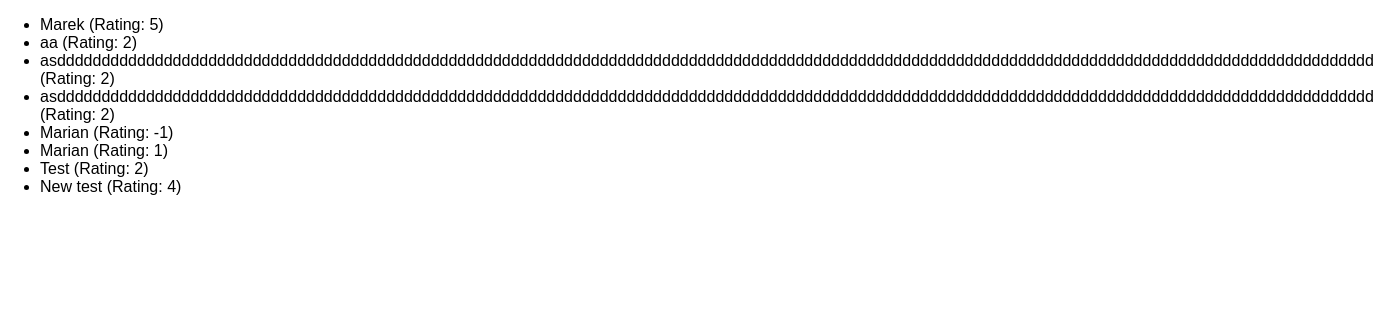
The app's page /reviews/list/ with its own data.
### reviews/models.py (models this page shows)
class Review(models.Model):
    user_name = models.CharField(max_length=150)
    review_text = models.TextField()
    rating = models.IntegerField()

### reviews/views.py (the view)
# urls.py: path('list/', views.ReviewsListView.as_view()),
class ReviewsListView(ListView):
    template_name = "reviews/review_list.html"
    model = Review
    context_object_name = "reviews"
    """def get_queryset(self):
        base_query = super().get_queryset()
        data = base_query.filter(rating__gt=4)
        return data"""

### reviews/templates/reviews/review_list.html (shortened to what this page needs)
{% extends 'reviews/base.html' %}
{% block content %}
    <ul>
        {% for review in reviews %}
            <li> {{ review.user_name }} (Rating: {{ review.rating }})
        {% endfor %}
    </ul>
{% endblock  %}

### reviews/templates/reviews/base.html (shortened to what this page needs)
{% load static %}
<!DOCTYPE html>
<html lang="en">
<head>
    <link rel="stylesheet" href="{% static 'reviews/styles.css' %}">
</head>
<body>
    {% block content %}
    {% endblock  %}
</body>
</html>

### reviews/static/reviews/styles.css (style rules this page uses)
body { font-family: sans-serif; margin: 0; }

### records on screen
Review: user_name "Marek", rating "5"
Review: user_name "aa", rating "2"
Review: user_name "asdddddddddddddddddddddddddddddddddddddddddddddddddddddddddddddddddddddddddddddddddddddddddddddddddddddddddddddddddddddddddddddddddddddddddddddddddddd", rating "2"
Review: user_name "asdddddddddddddddddddddddddddddddddddddddddddddddddddddddddddddddddddddddddddddddddddddddddddddddddddddddddddddddddddddddddddddddddddddddddddddddddddd", rating "2"
Review: user_name "Marian", rating "-1"
Review: user_name "Marian", rating "1"
Review: user_name "Test", rating "2"
Review: user_name "New test", rating "4"
